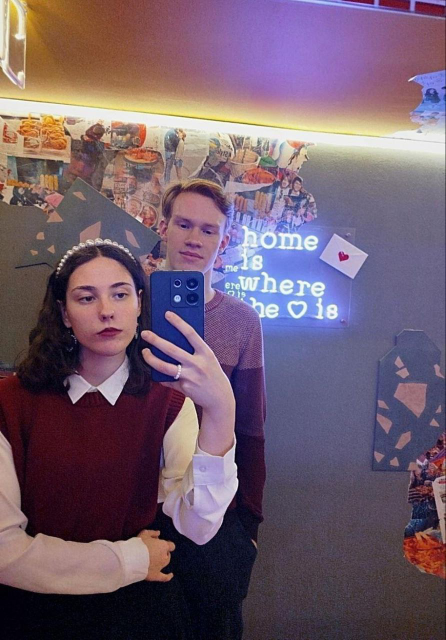
#> input picture image.png, 891 x 1280 px (shown at 1/2 size)
$ python -i game.py   (imports and definitions only)
#> lines starting #> are read from the running program, lines starting #| are printed output that depends on the picture
import pygame
import random
from PIL import Image
import tkinter as tk
from tkinter import filedialog

# ------------------
# НАСТРОЙКИ
# ------------------
WINDOW_SIZE = 800
GRID_SIZE = 7       # Размер кусочка
BACKGROUND_COLOR = (30, 30, 30)
GRID_COLOR = (70, 70, 70)


# ------------------
# ВЫБОР ФАЙЛА
# ------------------
# [31 lines left out: function choose_image, not called in this run]


# ------------------
# КЛАСС ПАЗЛА
# ------------------
class PuzzlePiece:
    # [16 lines left out: functions __init__, update_position, not called in this run]

    def draw(self, screen):
        screen.blit(self.image, self.rect)


# ------------------
# НАРЕЗКА И МАСШТАБИРОВАНИЕ
# ------------------
def slice_image(path):
#> called with path = 'image.png'
    img = Image.open(path)
#> img is the input picture: PIL image 891x1280 RGB; mean R, G, B 113.1, 92.4, 108.6
    img = img.convert("RGB")

    img = img.resize((WINDOW_SIZE, WINDOW_SIZE))
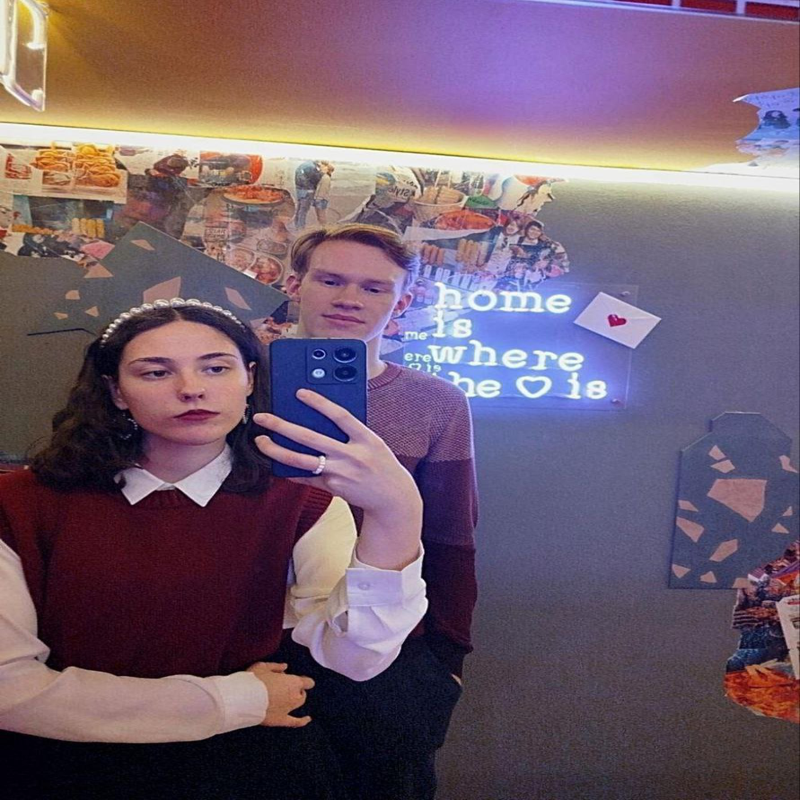
#> img: PIL image 800x800 RGB; mean R, G, B 113.1, 92.4, 108.6
    piece_size = WINDOW_SIZE // GRID_SIZE

    pieces = []

    for row in range(GRID_SIZE):
        for col in range(GRID_SIZE):
            left = col * piece_size
            top = row * piece_size
            right = left + piece_size
            bottom = top + piece_size

            piece = img.crop((left, top, right, bottom))
            mode = piece.mode
            data = piece.tobytes()

            pygame_image = pygame.image.fromstring(data, piece.size, mode)
            pieces.append(pygame_image)
#> after the loop, pieces = 49 items

    return pieces, piece_size


# ------------------
# СОЗДАНИЕ ПАЗЛА
# ------------------
# [102 lines left out: functions create_puzzle, main, not called in this run]


# [2 lines not run here, left out]

>>> result = slice_image('image.png')
